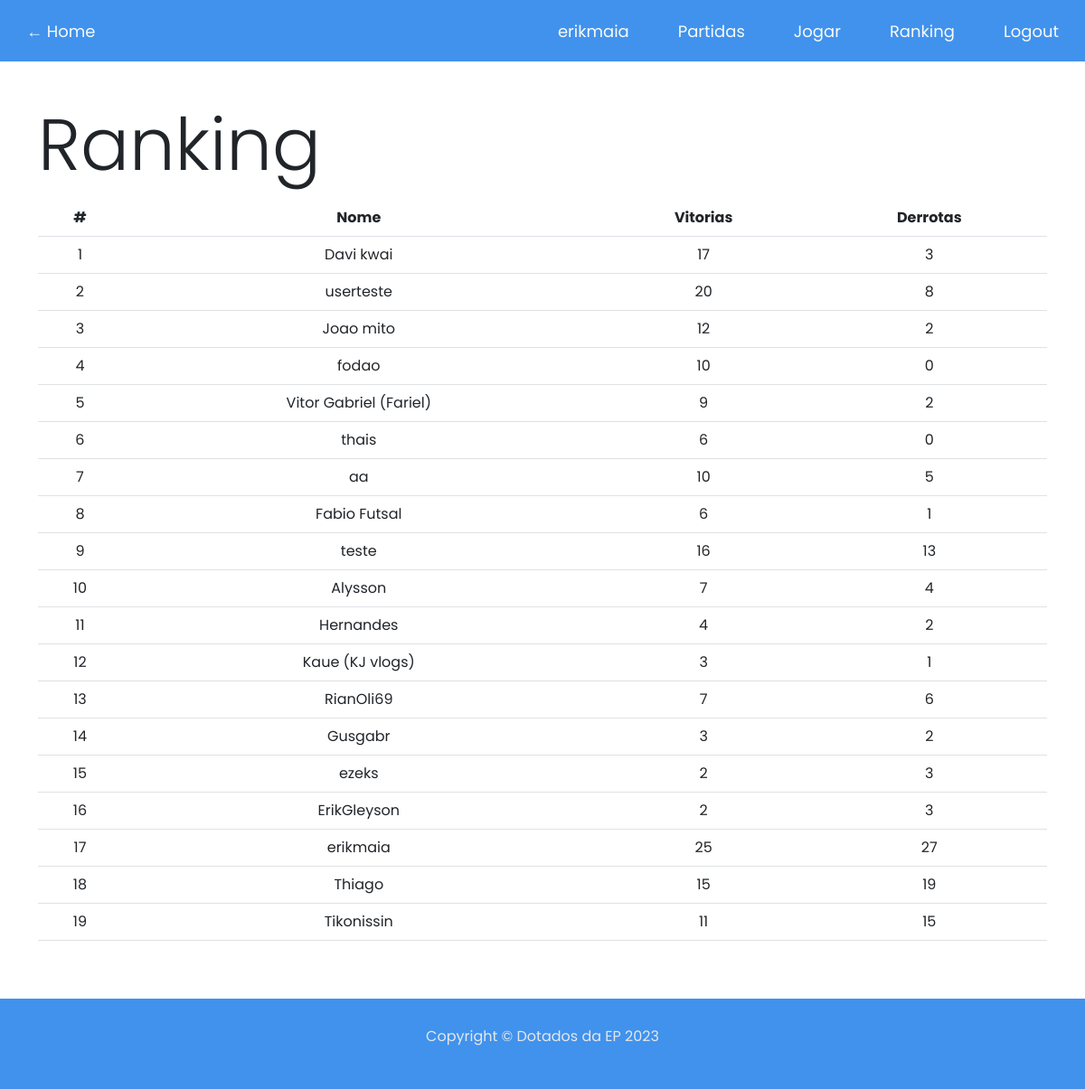
The app's page /ranking (signed in) with its own data.
### tables this page shows
CREATE TABLE users (
id INTEGER PRIMARY KEY AUTOINCREMENT NOT NULL,
username TEXT NOT NULL,
hash TEXT NOT NULL);

### app.py (the view)
@app.route("/ranking")
def ranking():
    _jogadores = []
    j = {}
    users = usuarios()
    for u in users:
        j = {}
        winsTotal, losesTotal = qtdJogador(u)
        j['nome'] = u
        j['wins'] = winsTotal
        j['losses'] = losesTotal
        if winsTotal != 0 or losesTotal != 0:
            _jogadores.append(j)
    for jogador in jogadores:
        j = {}
        winsTotal, losesTotal = qtdOponente(jogador)
        j['nome'] = jogador
        j['wins'] = winsTotal
        j['losses'] = losesTotal
        if winsTotal != 0 and losesTotal != 0:
            _jogadores.append(j)
    _jogadores = sorted(_jogadores, key=lambda x: (x["wins"] - x["losses"], x["wins"]), reverse=True)
    return render_template("ranking.html", jogadores=_jogadores)

### app.py (called while the page is built)
def qtdOponente(jogador):
    opWins = opLoses = 0
    query = db.select(history.c['state']).where(history.c['opponent'] == jogador)
    executeQuery = connection.execute(query).fetchall()
    for i in executeQuery:
        if i[0] == "won":
            opWins += 1
        elif i[0] == "lost":
            opLoses += 1
    return opWins, opLoses

def qtdJogador(jogador):
    opWins = opLoses = 0
    query = db.select(history.c['state']).where(history.c['username'] == jogador)
    executeQuery = connection.execute(query).fetchall()
    for i in executeQuery:
        if i[0] == "won":
            opWins += 1
        elif i[0] == "lost":
            opLoses += 1
    return opWins, opLoses

def usuarios():
    u = []
    executeQuery = connection.execute(db.select(users.c['username'])).fetchall()
    print(executeQuery)
    for i in executeQuery:
        u.append(i[0])
    return u

### templates/ranking.html (shortened to what this page needs)
{% extends "layout.html" %}
{% block body %}
<div class="container py-5 text-center">
    <h1 style="text-align: left; padding-bottom: 5px" class="display-1">Ranking</h1>
    <table class="table">
        <thead class="thead-dark">
            <th scope="col">#</th>
            <th scope="col">Nome</th>
            <th scope="col">Vitorias</th>
            <th scope="col">Derrotas</th>
        </thead>
        <tbody>
            {% for itens in jogadores %}
            <tr>
                <td>{{ loop.index }}</td>
                    {% for k, v in itens.items() %}
                    <td>{{ v }}</td>
                    {% endfor %}
                </tr>
            {% endfor %}
        </tbody>
    </table>
</div>
{% endblock %}

### static/style.css (style rules this page uses)
* { font-family: 'Poppins', sans-serif; margin: 0; }
body[data-theme="claro"] { --color-1: #0EC460; --color-2: #4092ED; --color-3: #ED9B40; --color-4: #0A0908; --color-5: #22333B; --color-6: #F9FAF8; --color-7: #E5E7EB; --color-8: white; }

### records on screen
users: username "userteste", itens "20" "8"
users: username "fodao", itens "10" "0"
users: username "Vitor Gabriel (Fariel)", itens "9" "2"
users: username "thais", itens "6" "0"
users: username "aa", itens "10" "5"
users: username "teste", itens "16" "13"
users: username "ezeks", itens "2" "3"
users: username "erikmaia", itens "25" "27"

### other values on screen
{{ session["username"] }} "erikmaia"
{{ v }} "Davi kwai" "17" "3" "Joao mito" "12" "2" "Fabio Futsal" "6" "1" "Alysson" "7" "4" "Hernandes" "4" "2" "Kaue (KJ vlogs)" "3" "1" "RianOli69" "7" "6" "Gusgabr" "3" "2" "ErikGleyson" "2" "3" "Thiago" "15" "19" "Tikonissin" "11" "15"
